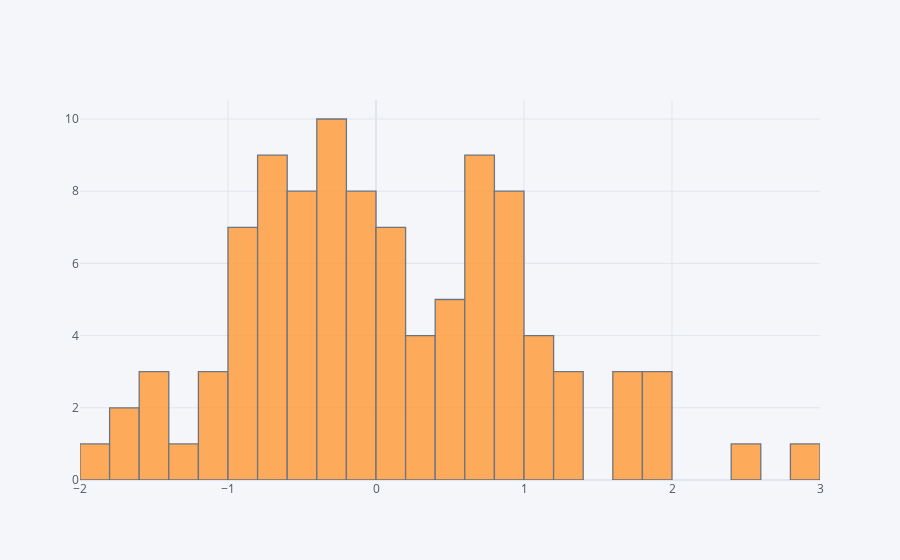

Notebook code cell kept with this figure:
### Code cell
df['A'].iplot(kind='hist', bins=25)

### Figure 1 — Plotly figure (JSON) as saved in the notebook; plotly's stock layout.template omitted (floating-point values rounded to 4 significant figures)
{"data": [{"histfunc": "count", "histnorm": "", "marker": {"color": "rgba(255, 153, 51, 1.0)", "line": {"color": "#4D5663", "width": 1.3}}, "name": "A", "nbinsx": 25, "opacity": 0.8, "orientation": "v", "type": "histogram", "x": [0.9365, 1.266, 0.5663, 1.881, -0.7353, -0.5038, 1.167, -0.4859, 0.8631, 0.7207, 1.835, -1.696, -0.7436, -0.112, 0.3905, 0.272, 0.0769, -0.7302, -1.031, -0.6645, -0.2239, 1.68, -0.3836, 0.9103, -0.891, -0.348, -0.7918, -0.9801, -0.03396, 1.013, -1.727, 0.03039, 0.6862, 1.61, -1.905, -0.3499, 0.9941, 0.04301, -0.5464, -0.2132, -0.4602, 0.9408, 0.7452, -0.08106, 1.848, -0.8926, -0.2797, 0.5126, 0.669, 2.452, -0.08325, -0.9616, -0.6549, -0.2884, -1.506, 0.08862, 0.7521, -0.3167, -0.9514, -0.4117, -0.2955, 0.6827, -0.676, -1.431, 1.281, 1.01, -0.6226, -0.5714, 1.389, 0.9426, 0.7183, 0.5156, 0.43, -0.4043, 0.02097, -0.02491, 1.75, -1.482, -0.2129, 0.1339, 0.02589, 0.5579, 0.8312, 2.996, 0.2187, -0.1057, -1.001, -0.9364, 0.6095, 0.6294, -1.134, -1.22, 0.3411, -0.4761, -0.7153, 1.11, 0.9154, -0.8955, -0.1572, -0.1285]}], "layout": {"barmode": "overlay", "legend": {"bgcolor": "#F5F6F9", "font": {"color": "#4D5663"}}, "paper_bgcolor": "#F5F6F9", "plot_bgcolor": "#F5F6F9", "title": {"font": {"color": "#4D5663"}}, "xaxis": {"gridcolor": "#E1E5ED", "showgrid": true, "tickfont": {"color": "#4D5663"}, "title": {"font": {"color": "#4D5663"}, "text": ""}, "zerolinecolor": "#E1E5ED"}, "yaxis": {"gridcolor": "#E1E5ED", "showgrid": true, "tickfont": {"color": "#4D5663"}, "title": {"font": {"color": "#4D5663"}, "text": ""}, "zerolinecolor": "#E1E5ED"}}}
